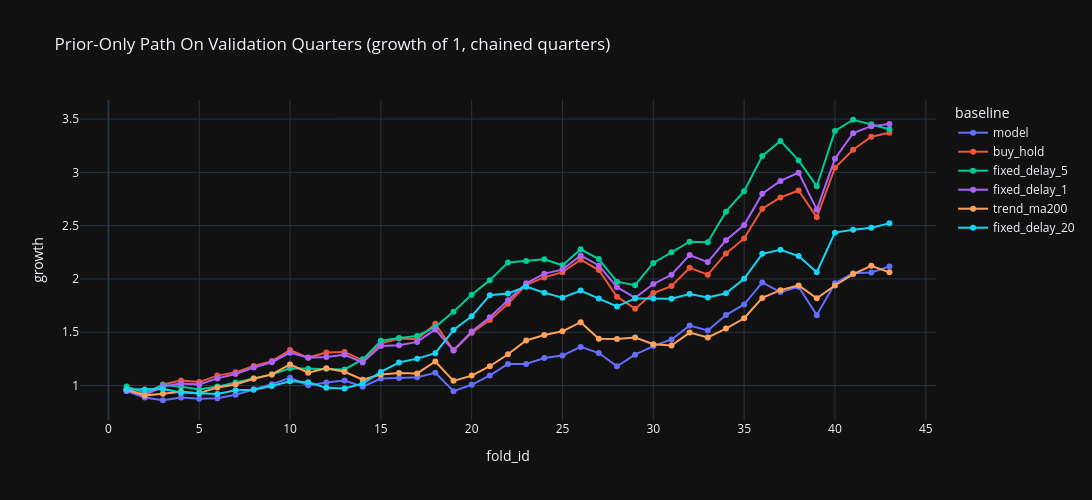

The code cell stored with this chart in its notebook:
### Code cell
# CREATE A FIGURE OF THE PRIOR-ONLY PATH vs BUY AND HOLD AND THE FIXED-DELAY BASELINES (CHAINED QUARTERS)
plot_pdf = prior_baseline_pdf[prior_baseline_pdf["baseline"].isin(["model", "buy_hold", "fixed_delay_1", "fixed_delay_5", "fixed_delay_20", f"trend_ma{exp_config.TREND_RULE_MA_SESSIONS}"])] \
    .sort_values("fold_id").assign(growth=lambda df: df.groupby("baseline")["total_return"].transform(lambda s: np.cumprod(1 + s)))
fig = px.line(plot_pdf, x="fold_id", y="growth", color="baseline", markers=True, template="plotly_dark", width=1100, height=500,
              title="Prior-Only Path On Validation Quarters (growth of 1, chained quarters)")
fig.show()

### Figure 1 — Plotly figure (JSON) as saved in the notebook; plotly's stock layout.template omitted (floating-point values rounded to 4 significant figures)
{"data": [{"hovertemplate": "baseline=model<br>fold_id=%{x}<br>growth=%{y}<extra></extra>", "legendgroup": "model", "line": {"color": "#636efa", "dash": "solid"}, "marker": {"symbol": "circle"}, "mode": "lines+markers", "name": "model", "orientation": "v", "showlegend": true, "type": "scatter", "x": [1, 2, 3, 4, 5, 6, 7, 8, 9, 10, 11, 12, 13, 14, 15, 16, 17, 18, 19, 20, 21, 22, 23, 24, 25, 26, 27, 28, 29, 30, 31, 32, 33, 34, 35, 36, 37, 38, 39, 40, 41, 42, 43], "xaxis": "x", "y": [0.9482, 0.8883, 0.8616, 0.887, 0.8759, 0.8802, 0.9141, 0.9638, 1.012, 1.072, 1.001, 1.029, 1.046, 0.9883, 1.066, 1.071, 1.078, 1.119, 0.9469, 1.007, 1.094, 1.202, 1.202, 1.258, 1.281, 1.362, 1.305, 1.18, 1.29, 1.37, 1.432, 1.562, 1.516, 1.66, 1.76, 1.967, 1.876, 1.926, 1.66, 1.96, 2.052, 2.061, 2.117], "yaxis": "y"}, {"hovertemplate": "baseline=buy_hold<br>fold_id=%{x}<br>growth=%{y}<extra></extra>", "legendgroup": "buy_hold", "line": {"color": "#EF553B", "dash": "solid"}, "marker": {"symbol": "circle"}, "mode": "lines+markers", "name": "buy_hold", "orientation": "v", "showlegend": true, "type": "scatter", "x": [1, 2, 3, 4, 5, 6, 7, 8, 9, 10, 11, 12, 13, 14, 15, 16, 17, 18, 19, 20, 21, 22, 23, 24, 25, 26, 27, 28, 29, 30, 31, 32, 33, 34, 35, 36, 37, 38, 39, 40, 41, 42, 43], "xaxis": "x", "y": [0.9579, 0.9183, 1.009, 1.048, 1.032, 1.093, 1.123, 1.183, 1.229, 1.333, 1.262, 1.309, 1.315, 1.236, 1.394, 1.44, 1.434, 1.578, 1.33, 1.494, 1.615, 1.768, 1.945, 2.014, 2.063, 2.18, 2.084, 1.833, 1.719, 1.868, 1.933, 2.104, 2.04, 2.239, 2.38, 2.659, 2.765, 2.83, 2.578, 3.043, 3.211, 3.334, 3.372], "yaxis": "y"}, {"hovertemplate": "baseline=fixed_delay_5<br>fold_id=%{x}<br>growth=%{y}<extra></extra>", "legendgroup": "fixed_delay_5", "line": {"color": "#00cc96", "dash": "solid"}, "marker": {"symbol": "circle"}, "mode": "lines+markers", "name": "fixed_delay_5", "orientation": "v", "showlegend": true, "type": "scatter", "x": [1, 2, 3, 4, 5, 6, 7, 8, 9, 10, 11, 12, 13, 14, 15, 16, 17, 18, 19, 20, 21, 22, 23, 24, 25, 26, 27, 28, 29, 30, 31, 32, 33, 34, 35, 36, 37, 38, 39, 40, 41, 42, 43], "xaxis": "x", "y": [0.9914, 0.9301, 1.005, 0.9894, 0.9626, 0.9898, 1.029, 1.067, 1.103, 1.161, 1.157, 1.157, 1.151, 1.246, 1.419, 1.445, 1.465, 1.55, 1.693, 1.851, 1.989, 2.154, 2.169, 2.185, 2.128, 2.278, 2.186, 1.974, 1.941, 2.15, 2.249, 2.35, 2.345, 2.631, 2.823, 3.154, 3.295, 3.112, 2.87, 3.388, 3.494, 3.452, 3.405], "yaxis": "y"}, {"hovertemplate": "baseline=fixed_delay_1<br>fold_id=%{x}<br>growth=%{y}<extra></extra>", "legendgroup": "fixed_delay_1", "line": {"color": "#ab63fa", "dash": "solid"}, "marker": {"symbol": "circle"}, "mode": "lines+markers", "name": "fixed_delay_1", "orientation": "v", "showlegend": true, "type": "scatter", "x": [1, 2, 3, 4, 5, 6, 7, 8, 9, 10, 11, 12, 13, 14, 15, 16, 17, 18, 19, 20, 21, 22, 23, 24, 25, 26, 27, 28, 29, 30, 31, 32, 33, 34, 35, 36, 37, 38, 39, 40, 41, 42, 43], "xaxis": "x", "y": [0.9482, 0.9099, 0.9905, 1.019, 1.009, 1.067, 1.108, 1.168, 1.218, 1.308, 1.261, 1.267, 1.288, 1.217, 1.371, 1.378, 1.409, 1.526, 1.329, 1.506, 1.64, 1.801, 1.959, 2.05, 2.087, 2.22, 2.126, 1.923, 1.822, 1.952, 2.039, 2.224, 2.158, 2.364, 2.506, 2.8, 2.92, 2.997, 2.65, 3.128, 3.368, 3.434, 3.453], "yaxis": "y"}, {"hovertemplate": "baseline=trend_ma200<br>fold_id=%{x}<br>growth=%{y}<extra></extra>", "legendgroup": "trend_ma200", "line": {"color": "#FFA15A", "dash": "solid"}, "marker": {"symbol": "circle"}, "mode": "lines+markers", "name": "trend_ma200", "orientation": "v", "showlegend": true, "type": "scatter", "x": [1, 2, 3, 4, 5, 6, 7, 8, 9, 10, 11, 12, 13, 14, 15, 16, 17, 18, 19, 20, 21, 22, 23, 24, 25, 26, 27, 28, 29, 30, 31, 32, 33, 34, 35, 36, 37, 38, 39, 40, 41, 42, 43], "xaxis": "x", "y": [0.9626, 0.9056, 0.9231, 0.9416, 0.9275, 0.982, 1.01, 1.063, 1.104, 1.198, 1.12, 1.162, 1.128, 1.055, 1.103, 1.118, 1.114, 1.226, 1.043, 1.093, 1.181, 1.293, 1.423, 1.473, 1.509, 1.594, 1.438, 1.437, 1.449, 1.388, 1.375, 1.496, 1.451, 1.534, 1.631, 1.822, 1.895, 1.939, 1.818, 1.938, 2.046, 2.124, 2.062], "yaxis": "y"}, {"hovertemplate": "baseline=fixed_delay_20<br>fold_id=%{x}<br>growth=%{y}<extra></extra>", "legendgroup": "fixed_delay_20", "line": {"color": "#19d3f3", "dash": "solid"}, "marker": {"symbol": "circle"}, "mode": "lines+markers", "name": "fixed_delay_20", "orientation": "v", "showlegend": true, "type": "scatter", "x": [1, 2, 3, 4, 5, 6, 7, 8, 9, 10, 11, 12, 13, 14, 15, 16, 17, 18, 19, 20, 21, 22, 23, 24, 25, 26, 27, 28, 29, 30, 31, 32, 33, 34, 35, 36, 37, 38, 39, 40, 41, 42, 43], "xaxis": "x", "y": [0.9627, 0.9615, 0.9672, 0.9335, 0.9252, 0.9194, 0.9558, 0.96, 0.9959, 1.04, 1.03, 0.9781, 0.973, 1.019, 1.128, 1.216, 1.252, 1.303, 1.52, 1.65, 1.847, 1.864, 1.927, 1.87, 1.824, 1.891, 1.815, 1.742, 1.817, 1.815, 1.815, 1.858, 1.826, 1.865, 2.001, 2.236, 2.273, 2.214, 2.062, 2.434, 2.461, 2.479, 2.521], "yaxis": "y"}], "layout": {"height": 500, "legend": {"title": {"text": "baseline"}, "tracegroupgap": 0}, "title": {"text": "Prior-Only Path On Validation Quarters (growth of 1, chained quarters)"}, "width": 1100, "xaxis": {"anchor": "y", "domain": [0, 1], "title": {"text": "fold_id"}}, "yaxis": {"anchor": "x", "domain": [0, 1], "title": {"text": "growth"}}}}
